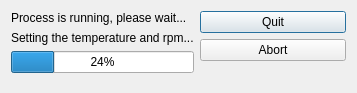
<?xml version="1.0" encoding="UTF-8"?>
<ui version="4.0">
 <class>Dialog</class>
 <widget class="QDialog" name="Dialog">
  <property name="geometry">
   <rect>
    <x>0</x>
    <y>0</y>
    <width>357</width>
    <height>93</height>
   </rect>
  </property>
  <property name="windowTitle">
   <string>Stirring&amp;heating</string>
  </property>
  <layout class="QFormLayout" name="formLayout">
   <item row="0" column="0">
    <layout class="QVBoxLayout" name="verticalLayout_3">
     <item>
      <widget class="QLabel" name="inst_label">
       <property name="text">
        <string>Process is running, please wait...</string>
       </property>
      </widget>
     </item>
     <item>
      <layout class="QVBoxLayout" name="verticalLayout">
       <item>
        <widget class="QLabel" name="status_label">
         <property name="text">
          <string>Setting the temperature and rpm...</string>
         </property>
        </widget>
       </item>
       <item>
        <widget class="QProgressBar" name="progressBar">
         <property name="value">
          <number>24</number>
         </property>
        </widget>
       </item>
      </layout>
     </item>
    </layout>
   </item>
   <item row="0" column="1">
    <layout class="QVBoxLayout" name="verticalLayout_2">
     <item>
      <widget class="QPushButton" name="quit_pushButton">
       <property name="text">
        <string>Quit</string>
       </property>
      </widget>
     </item>
     <item>
      <widget class="QPushButton" name="abort_pushButton">
       <property name="text">
        <string>Abort</string>
       </property>
      </widget>
     </item>
    </layout>
   </item>
  </layout>
 </widget>
 <resources/>
 <connections/>
</ui>
